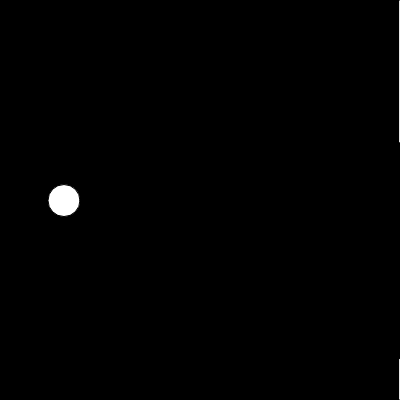
Frame 1 (no input)
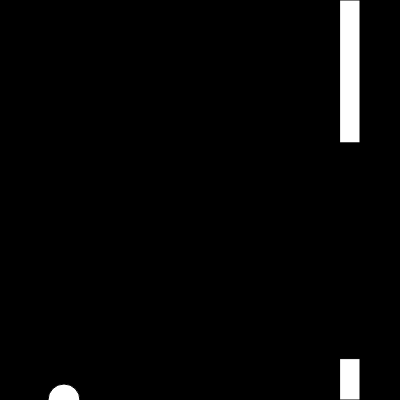
Frame 60 (no input)
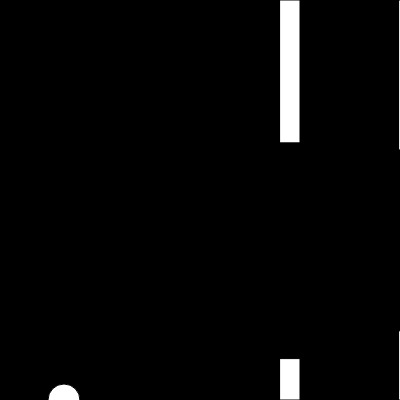
Frame 120 (the mouse pressed at the canvas centre since frame 60)

The p5.js sketch that drew these frames (run headless with seeded random() and noise() and a simulated clock; from frame 60 on, the mouse is pressed at the canvas centre):

// p5.js sketch
// ── sketch.js
var bird;
var pipes = [];
var points = 0;
function setup() {
  createCanvas(400, 400);
  bird = new Bird();
  pipes.push(new Pipe());

}

function draw() {
  background(0);
  
  if(frameCount%120==0){
    pipes.push(new Pipe());
  }
  for(var i=pipes.length-1;i>=0;i--){
    pipes[i].update();
    pipes[i].show();

    if(pipes[i].hits(bird)){
        console.log("HIT");
    }

    if(pipes[i].offScreen()){
        points++;
        pipes.splice(i,1);
    }
  }
  bird.update();
  bird.show();
}








function Bird(){
  this.y = height/2;
  this.x =64;
  this.gravity=0.6;
  this.force = -15;
  this.velocity =0 ;
  
  this.show = ()=>{
    fill(255);
    ellipse(this.x,this.y,32,32);
    
  }
  this.up = ()=>{
    this.velocity+=this.force;
  }
  this.update = ()=>{
    this.velocity+=this.gravity;
    this.velocity*=0.9;
    this.y+=this.velocity;
    
    if(this.y > height) {
      this.y = height;
      this.velocity=0;
    }
    if(this.y < 0) {
      this.y = 0;
      this.velocity=0;
    }
  
  }
}
function Pipe(){
    this.top=random(height/2);
    this.bottom=random(height/2);
    this.x=width;
    this.w = 20;
    this.speed = 1;
    this.highlight = false;

    this.show=()=>{
        fill(255);
        if(this.highlight){
            fill(255,0,0);
        }
        rect(this.x,0,this.w,this.top);
        rect(this.x,height-this.bottom,this.w,this.bottom);
        
    }
    this.update=()=>{
        this.x-=this.speed;
    }
    this.offScreen=()=>{
        if(this.x<-this.w){
            return true;
        }else{
            return false;
        }
    }
    this.hits=(bird)=>{
        if((bird.y<this.top) || (bird.y>height-this.bottom)){
            if((bird.x>this.x) && (bird.x<this.x+this.w)){
                this.highlight = true;
                
                return true;
            }
        }

        return false;

    }
}
function keyPressed(){
  if (key== ' '){
    bird.up();
  }
}
